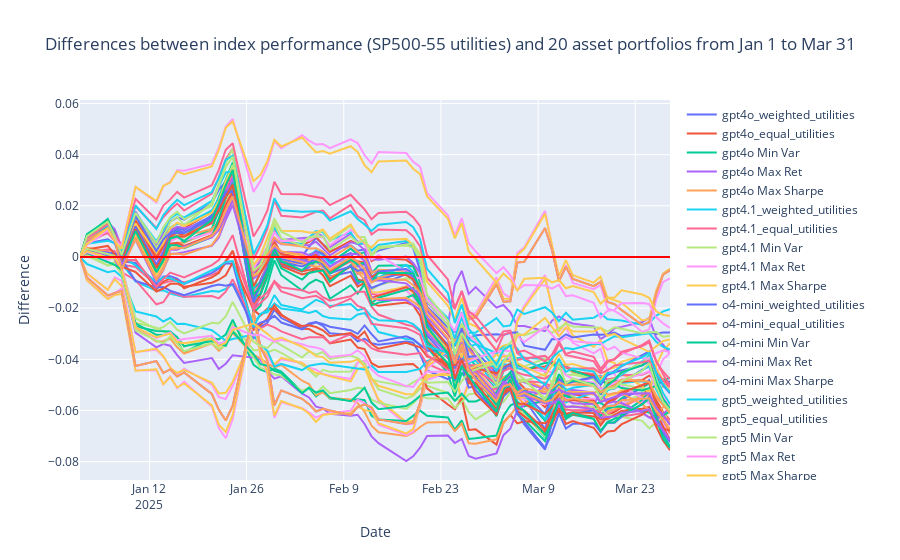

The notebook cell this image was saved under:
### Markdown cell above
The table above is used to compose the Table 5.2 with portfolio performances based on out-of-sample cumulative returns.

### Code cell
outsample_data_diff_comp = cumulative_returns_diff_comp.loc[outsample_startdate:outsample_enddate]

fig = go.Figure()

for column in outsample_data_diff_comp.columns:
    fig.add_trace(go.Scatter(x=outsample_data_diff_comp.index.sort_values(),
                                y=outsample_data_diff_comp[column],
                                mode='lines',
                                name=column))
    

fig.add_trace(go.Scatter(x=outsample_data.index.sort_values(),
                            y=np.array([0] * len(outsample_data)),
                            mode='lines',
                            name='Zero Line',
                            line=dict(width=2, color='red')))

num_asset = len(df_sector)
fig.update_layout(
    title=f'Differences between index performance ({full_ticker} {sector_name}) and {num_asset} asset portfolios from Jan 1 to Mar 31',
    xaxis_title='Date',
    yaxis_title='Difference',
    hovermode="x unified"
)

fig.show()
